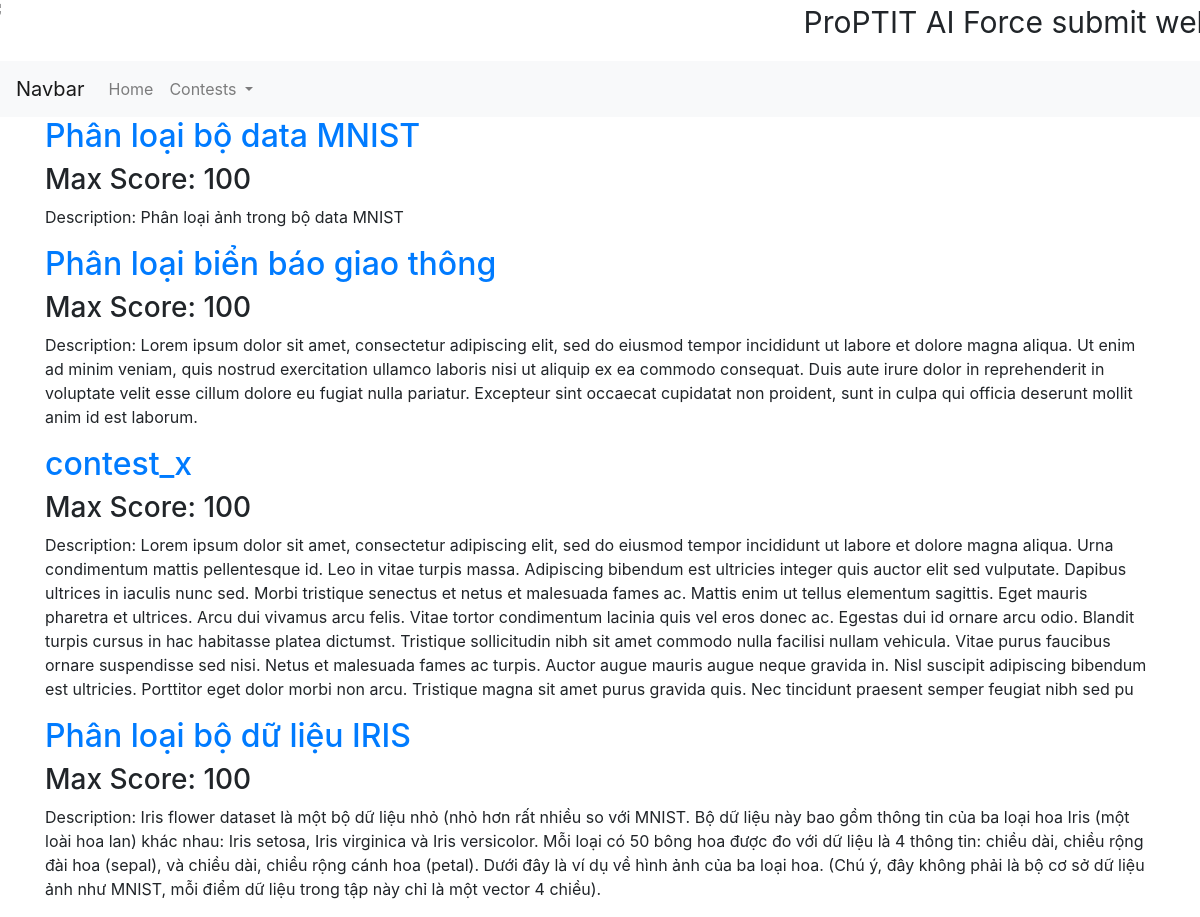
/home/ (signed in), run on the app's committed database.
### home/models.py (models this page shows)
class Contest(models.Model):
    id = models.IntegerField(auto_created=True, primary_key=True)
    name = models.CharField(name="name", default="contest_x", max_length=100)
    data_path = models.CharField(name="data_path", default="/", max_length=100)
    max_score = models.IntegerField(name="max_score", default=100)
    description = models.CharField(name="description", default="Empty", max_length=1000)
    data_required = models.BooleanField(name="data_require", default=True)
    represent_image = models.CharField(name="represent_image", default="/", max_length=100)
    solution_file = models.FileField(name="solution_file", default=None, upload_to="files")

### home/views.py (the view)
# urls.py: path(r'', get_home_page, name='home'),
@decorators.login_required(login_url='/home/login/')
def get_home_page(request):
    contest_list= list(Contest.objects.all())
    print(vars(contest_list[0]))
    return_dict = {}
    list_contest = []
    for contest in contest_list:
        content = {}
        content.update({'name': contest.name})
        content.update({'max_score': contest.max_score})
        content.update({'description': contest.description})
        content.update({'data_path': contest.data_path})
        content.update({'img_url': contest.represent_image})
        content.update({'contest_id': contest.id})
        list_contest.append(content)
    return_dict.update({'list_content': list_contest})
    return_dict.update({'list_contest': get_all_contests()})
    template = get_template('home/home.html')
    print(return_dict)
    return HttpResponse(template.render(return_dict, request))

### home/views.py (called while the page is built)
def get_all_contests():
    contests = Contest.objects.all()
    res = []
    for contest in contests:
        tmp_contest = {}
        tmp_contest.update({'name': contest.name})
        tmp_contest.update({'url': '/home/contest/{}'.format(contest.id)})
        res.append(tmp_contest)
    return res

### home/templates/home/home.html (shortened to what this page needs)
{% extends 'home/base.html' %}
{% load crispy_forms_tags %}
{% block content %}
    {% for content in list_content %}
        <div class="row justify-content-between">
            <div class="col-md-12">
                <h2><a href="/home/contest/{{content.contest_id}}">{{content.name}}</a></h2>
                <h3>Max Score: {{content.max_score}} </h3>
                <p>Description: {{content.description}}<p>
            </div>
        </div>
    {% endfor %}
{% endblock %}

### data on the page
Contest: name "Phân loại bộ data MNIST", description "Phân loại ảnh trong bộ data MNIST"
Contest: name "Phân loại biển báo giao thông", description "Lorem ipsum dolor sit amet, consectetur adipiscing elit, sed do eiusmod tempor incididunt ut labore et dolore magna aliqua. Ut enim ad minim veniam, quis nostrud exercitation ullamco laboris nisi ut aliquip ex ea commodo consequat. Duis aute irure dolor in reprehenderit in voluptate velit esse cillum dolore eu fugiat nulla pariatur. Excepteur sint occaecat cupidatat non proident, sunt in culpa qui officia deserunt mollit anim id est laborum."
Contest: name "contest_x", description "Lorem ipsum dolor sit amet, consectetur adipiscing elit, sed do eiusmod tempor incididunt ut labore et dolore magna aliqua. Urna condimentum mattis pellentesque id. Leo in vitae turpis massa. Adipiscing bibendum est ultricies integer quis auctor elit sed vulputate. Dapibus ultrices in iaculis nunc sed. Morbi tristique senectus et netus et malesuada fames ac. Mattis enim ut tellus elementum sagittis. Eget mauris pharetra et ultrices. Arcu dui vivamus arcu felis. Vitae tortor condimentum lacinia quis vel eros donec ac. Egestas dui id ornare arcu odio. Blandit turpis cursus in hac habitasse platea dictumst. Tristique sollicitudin nibh sit amet commodo nulla facilisi nullam vehicula. Vitae…"
Contest: name "Phân loại bộ dữ liệu IRIS", description "Iris flower dataset là một bộ dữ liệu nhỏ (nhỏ hơn rất nhiều so với MNIST. Bộ dữ liệu này bao gồm thông tin của ba loại hoa Iris (một loài hoa lan) khác nhau: Iris setosa, Iris virginica và Iris versicolor. Mỗi loại có 50 bông hoa được đo với dữ liệu là 4 thông tin: chiều dài, chiều rộng đài hoa (sepal), và chiều dài, chiều rộng cánh hoa (petal). Dưới đây là ví dụ về hình ảnh của ba loại hoa. (Chú ý, đây không phải là bộ cơ sở dữ liệu ảnh như MNIST, mỗi điểm dữ liệu trong tập này chỉ là một vector 4 chiều)."

### other printed values
{{ content.max_score }} "100" "100" "100" "100"
